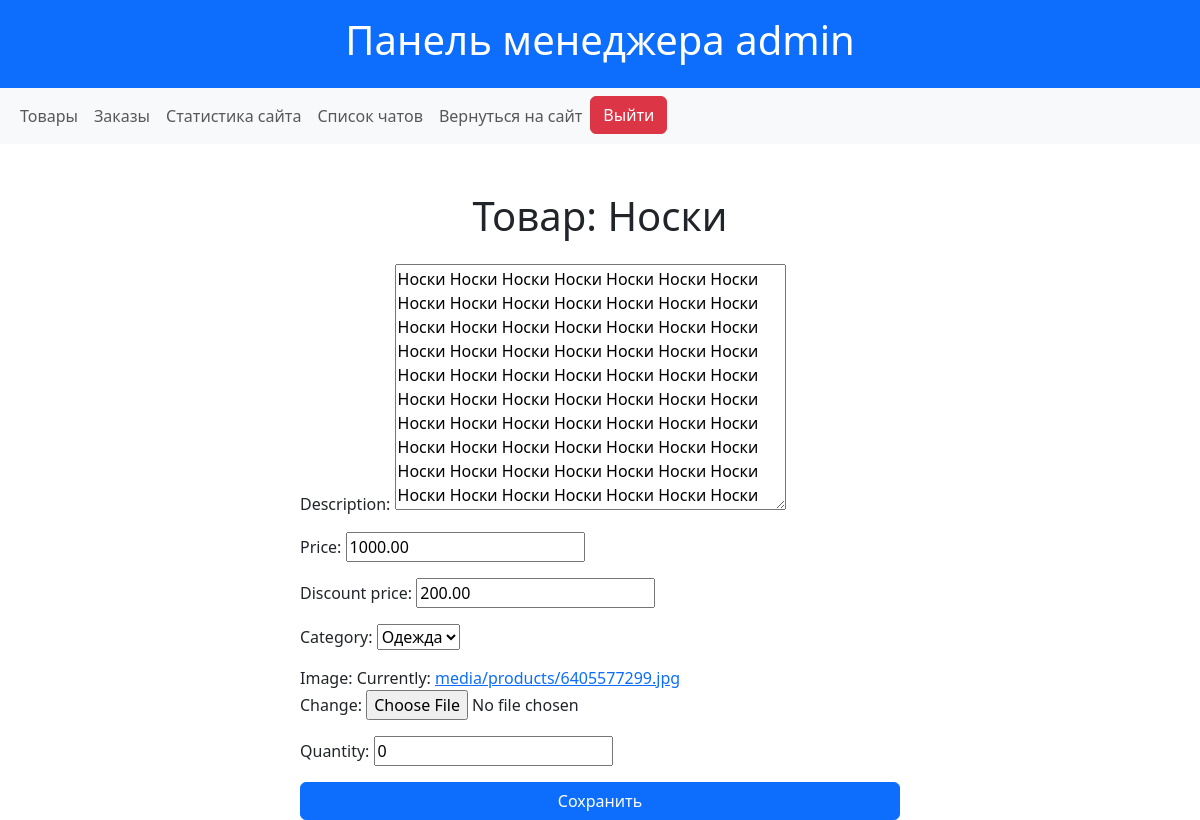
/manager/product/noski (signed in), run on an earlier commit of the app's database.
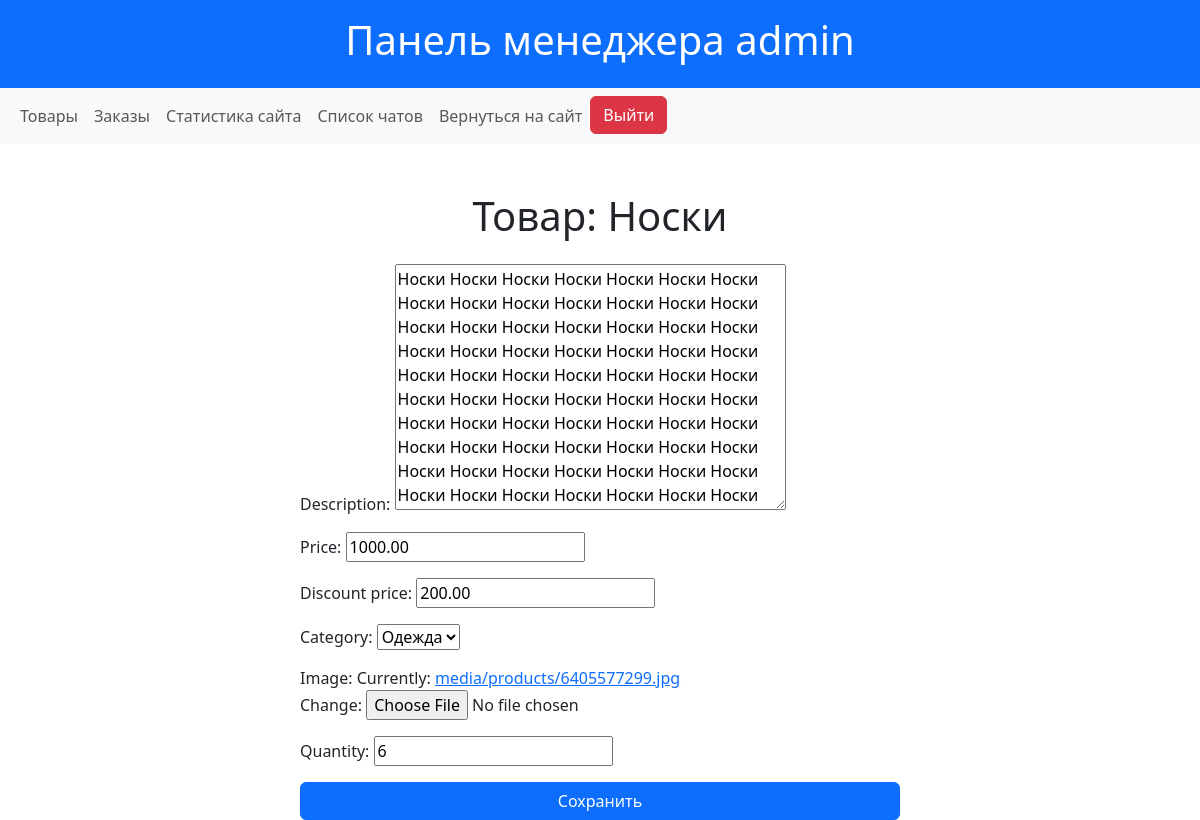
And on a later commit of the database.
### shop/models.py (models this page shows, shortened)
class Product(models.Model):
    name = models.CharField(max_length=200)
    slug = models.SlugField(max_length=200, null=True, blank=True)
    description = models.TextField()
    price = models.DecimalField(max_digits=10, decimal_places=2)
    discount_price = models.DecimalField(max_digits=10, decimal_places=2, blank=True, null=True, default=0)
    category = models.ForeignKey(Category, related_name="products", on_delete=models.CASCADE)
    image = models.ImageField(upload_to='media/products/')
    created_at = models.DateTimeField(auto_now_add=True)
    quantity = models.PositiveIntegerField(default=0, blank=True)
    class Meta:
        verbose_name = "Товар"
        verbose_name_plural = "Товары"

### shop/views.py (the view)
# urls.py: path('manager/product/<slug:slug>', ManagerProductsUpdateView.as_view(), name='update_product'),
class ManagerProductsUpdateView(ManagerMixin, UpdateView):
    model = Product
    template_name = 'manager/product_update.html'
    context_object_name = 'product'
    ordering = ['-created_at']
    fields = ['description', 'price', 'discount_price', 'category', 'image', 'quantity']
    success_url = reverse_lazy('manager_products')

### shop/models.py (called while the page is built)
    def __str__(self):
        return self.name

### shop/views.py (called while the page is built)
    def test_func(self):
        return self.request.user.groups.filter(name="Менеджеры").exists()

### shop/templates/manager/product_update.html (shortened to what this page needs)
{% extends "manager/base.html" %}
{% block content %}
<div class="container mt-5">
    <h1 class="text-center mb-4">Товар: {{ object.name }}</h1>
    <form method="post" enctype="multipart/form-data" class="mx-auto" style="max-width: 600px;">
        {{ form.as_p }}
        <button type="submit" class="btn btn-primary w-100">Сохранить</button>
    </form>
</div>
{% endblock %}

What changed in the data, as far as the page shows it:
changed Product "Носки": quantity "0" → "6"
